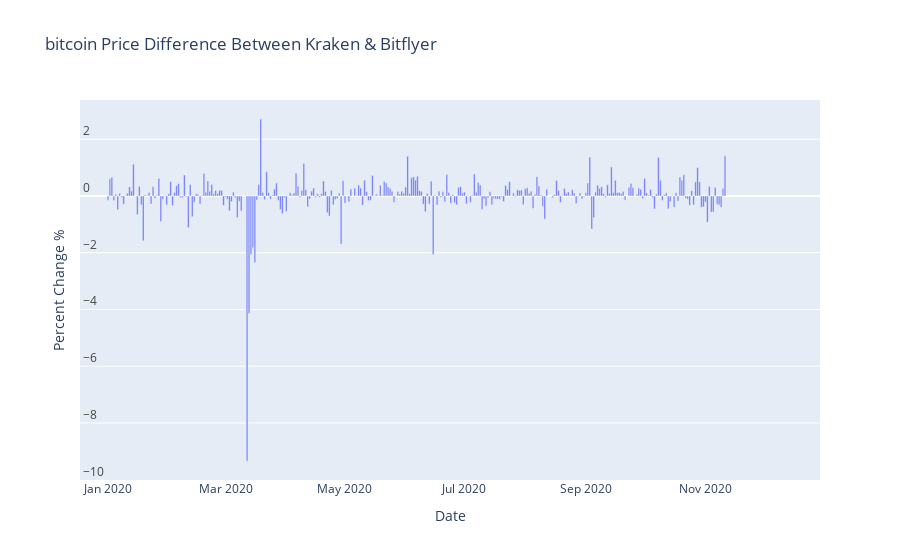

Notebook code for this chart:
### Code cell
fig = px.bar(df2, x=df2.index, y="percent_change", title="bitcoin Price Difference Between Kraken & Bitflyer")
fig.update_yaxes(ticklabelposition="inside top", title="Percent Change %")
fig.show()

### Figure 1 — Plotly figure (JSON) as saved in the notebook; plotly's stock layout.template omitted (floating-point values rounded to 4 significant figures; data arrays with more than 128 entries replaced by an {"elided": "..."} marker saying what was removed)
{"data": [{"alignmentgroup": "True", "hovertemplate": "Date=%{x}<br>percent_change=%{y}<extra></extra>", "legendgroup": "", "marker": {"color": "#636efa"}, "name": "", "offsetgroup": "", "orientation": "v", "showlegend": false, "textposition": "auto", "type": "bar", "x": {"elided": "364 str values"}, "xaxis": "x", "y": {"elided": "364 float values"}, "yaxis": "y"}], "layout": {"barmode": "relative", "legend": {"tracegroupgap": 0}, "title": {"text": "bitcoin Price Difference Between Kraken & Bitflyer"}, "xaxis": {"anchor": "y", "domain": [0, 1], "title": {"text": "Date"}}, "yaxis": {"anchor": "x", "domain": [0, 1], "ticklabelposition": "inside top", "title": {"text": "Percent Change %"}}}}
